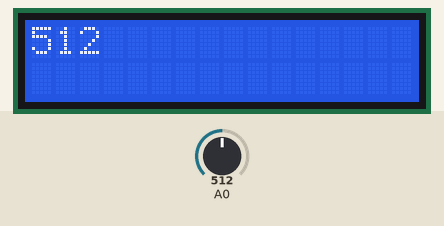
Bench run of a sketch on a simulated Arduino Uno, built with avr-gcc and run on an emulated ATmega328P. Shown: 16×2 character LCD. Inputs (shaded band) come from the test bench; at power-on: A0 = 512.

Above: at 1.2 s.
1.3 s: A0 set to 716
At 2.1 s:
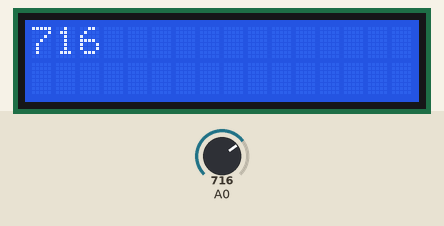
2.8 s: A0 set to 900
At 3.2 s:
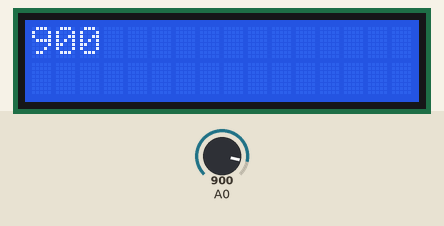
4.3 s: A0 set to 1023
At 4.6 s:
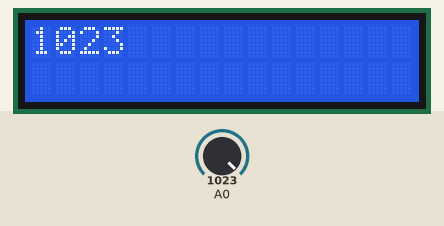
Timing chart, 0 to 7.3 s (numbered marks = the images above; inputs shaded):
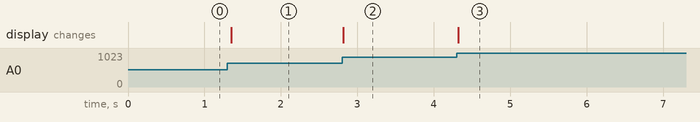

The sketch:

LCD1602ArduinoShieldKeypadValues.ino
```cpp
//LANGUAGE               Arduino C++
//GITHUB                 https://github.com/neo-pascal
//WRITTEN BY             Neo Ayestaran
//DATE                   30/08/18
//FILE SAVED AS          LCD1602ArduinoShieldKeypadValues.ino
//FOR Arduino UNO        With 1602 LCD Shield with Keypad
//SOFTWARE FUNCTION      'Display the corresponding decimal kepad
//                       ADC values to allow for recalibration of
//                       the define list in DFR_LCD_Keypad.h (lines 38-49).'

#include <LiquidCrystal.h>
#include <DFR_LCD_Keypad.h>

// this is factory config shield initialisation
LiquidCrystal lcd(8,9,4,5,6,7);

// initialise the keypad
DFR_LCD_Keypad keypad(A0, &lcd);

int last_key, key;

void setup()
{
  lcd.begin(16,2);
}

void loop()
{

  last_key = keypad.get_last_key();
  key      = keypad.read_key_value();

  lcd.clear();
  lcd.setCursor(0,0);
  lcd.print(key);

  delay(10); // optional, but recommended if you are not debouncing the keys
}
```

Measured:
- after the input at 1.3 s, the display: changes after 0.05 s (image 1)
- after the input at 2.8 s, the display: changes at once (image 2)
- after the input at 4.3 s, the display: changes at once (image 3)
